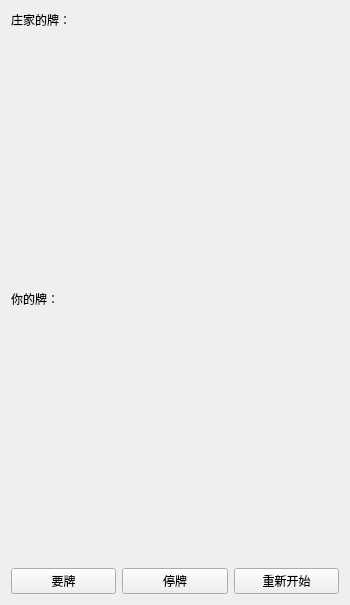
<?xml version="1.0" encoding="UTF-8"?>
<ui version="4.0">
 <class>BlackjackWidget</class>
 <widget class="QWidget" name="BlackjackWidget">
  <property name="geometry">
   <rect>
    <x>0</x>
    <y>0</y>
    <width>350</width>
    <height>605</height>
   </rect>
  </property>
  <property name="minimumSize">
   <size>
    <width>350</width>
    <height>600</height>
   </size>
  </property>
  <property name="windowTitle">
   <string>Form</string>
  </property>
  <layout class="QGridLayout" name="gridLayout">
   <item row="4" column="1">
    <widget class="QPushButton" name="standBtn">
     <property name="text">
      <string>停牌</string>
     </property>
    </widget>
   </item>
   <item row="1" column="0">
    <spacer name="verticalSpacer">
     <property name="orientation">
      <enum>Qt::Orientation::Vertical</enum>
     </property>
     <property name="sizeHint" stdset="0">
      <size>
       <width>20</width>
       <height>40</height>
      </size>
     </property>
    </spacer>
   </item>
   <item row="4" column="0">
    <widget class="QPushButton" name="hitBtn">
     <property name="text">
      <string>要牌</string>
     </property>
    </widget>
   </item>
   <item row="4" column="2">
    <widget class="QPushButton" name="newBtn">
     <property name="text">
      <string>重新开始</string>
     </property>
    </widget>
   </item>
   <item row="3" column="0">
    <spacer name="verticalSpacer_2">
     <property name="orientation">
      <enum>Qt::Orientation::Vertical</enum>
     </property>
     <property name="sizeHint" stdset="0">
      <size>
       <width>20</width>
       <height>40</height>
      </size>
     </property>
    </spacer>
   </item>
   <item row="2" column="0" colspan="3">
    <widget class="QLabel" name="labelPlayer">
     <property name="text">
      <string>你的牌：</string>
     </property>
    </widget>
   </item>
   <item row="0" column="0" colspan="3">
    <widget class="QLabel" name="labelRobot">
     <property name="text">
      <string>庄家的牌：</string>
     </property>
    </widget>
   </item>
  </layout>
 </widget>
 <resources/>
 <connections/>
</ui>
